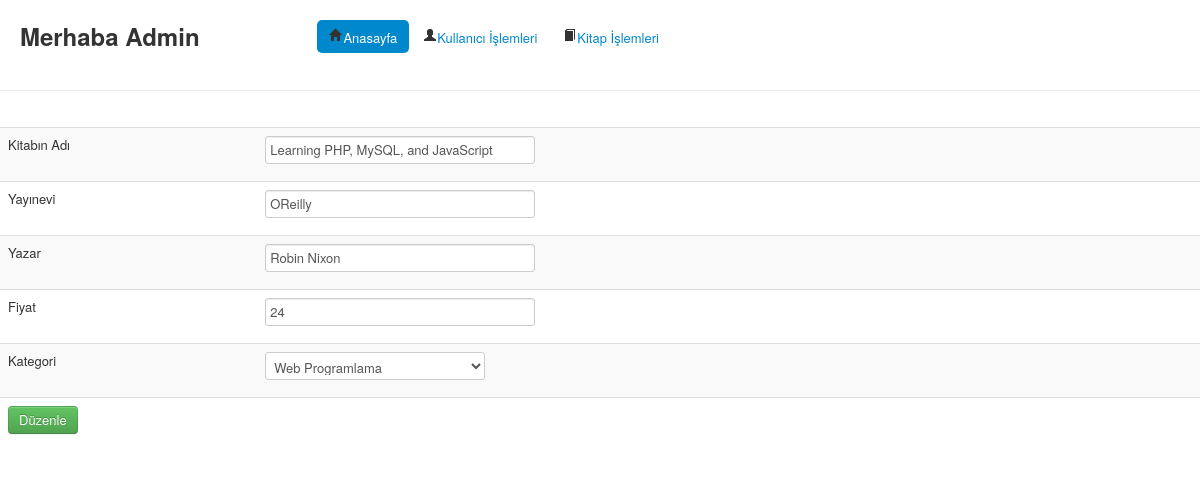
The app's page /admin/index.php?pid=175&uid=1 (signed in) with its own data.
### tables this page shows
CREATE TABLE IF NOT EXISTS `urun` (
  `UrunID` int(11) NOT NULL AUTO_INCREMENT,
  `Adi` varchar(50) NOT NULL,
  `Yayinevi` varchar(20) NOT NULL,
  `Yazar` varchar(20) NOT NULL,
  `Resim` varchar(100) NOT NULL,
  `Fiyat` double NOT NULL,
  `KategoriID` int(11) NOT NULL,
  `Download` varchar(100) NOT NULL,
  PRIMARY KEY (`UrunID`)
);

### inc/db.php (the view, shortened to what this page needs)
<?php
class db {
    public function ListeleTumu($tablo) {
        $sql="Select * from ".$tablo;
        $veriler=mysql_query($sql) or die("Sorgumuz Hatalı");
        return $veriler;
    }
    public function ListeleKosullu($tablo,$kosul) {
        $sql="Select * from $tablo where $kosul";
        $veriler=  mysql_query($sql)or die ("Kosullu Sorgu Hatalı");
        return $veriler;
    }
    public function cmbKategoriler($name="cmbkategoriler",$seciliid=NULL) {
        $liste=  $this->ListeleTumu("kategori");
         echo "<select name='$name' id='$name'>";
        while ($kayit = mysql_fetch_array($liste)) {
            if($kayit["KategoriID"]==$seciliid){
                echo "<option value='".$kayit["KategoriID"]."' selected>".$kayit["KategoriAdi"]."</option>";
            } else {
                echo "<option value='".$kayit["KategoriID"]."'>".$kayit["KategoriAdi"]."</option>";
            }
        }
        echo "</select>";
    }
}
?>

### admin/inc/urunduzenle.php (shortened to what this page needs)
<?php
    $liste=$vt->ListeleKosullu("urun","UrunID=".@$_GET["uid"]);
    $kayit=  mysql_fetch_array($liste);
?>
<form action="index.php?pid=166" method="POST">
<table  class="table table-striped" border="0" align="center">
        <tr>
            <td>Kitabın Adı</td>
            <td><input class="span3" type="text" name="txturun"
                       value="<?php echo $kayit["Adi"]; ?>" /></td>
        </tr>
        <tr>
            <td>Yayınevi</td>
            <td><input class="span3" type="text" name="txtyayinevi"
                       value="<?php echo $kayit["Yayinevi"]; ?>" /></td>
        </tr>
        <tr>
            <td>Yazar</td>
            <td><input class="span3" type="text" name="txtyazar"
                       value="<?php echo $kayit["Yazar"]; ?>" /></td>
        </tr>
         <tr>
            <td>Fiyat</td>
            <td><input class="span3" type="text" name="txtfiyat"
                       value="<?php echo $kayit["Fiyat"]; ?>" /></td>
        </tr>
        <tr>
            <td>Kategori</td>
            <td>
                <?php
                    $vt->cmbKategoriler("cmbKategoriler",$kayit["KategoriID"]);
                ?>
            </td>
        </tr>
        <tr align="center">
            <td colspan="2"><input class="btn btn-success" type="submit" value="Düzenle" /></td>
        </tr>
</table>
</form>

### records on screen
urun: txturun "Learning PHP, MySQL, and JavaScript", txtyayinevi "OReilly", txtyazar "Robin Nixon", txtfiyat "24"

### other values on screen
form field cmbKategoriler "Web Programlama"
